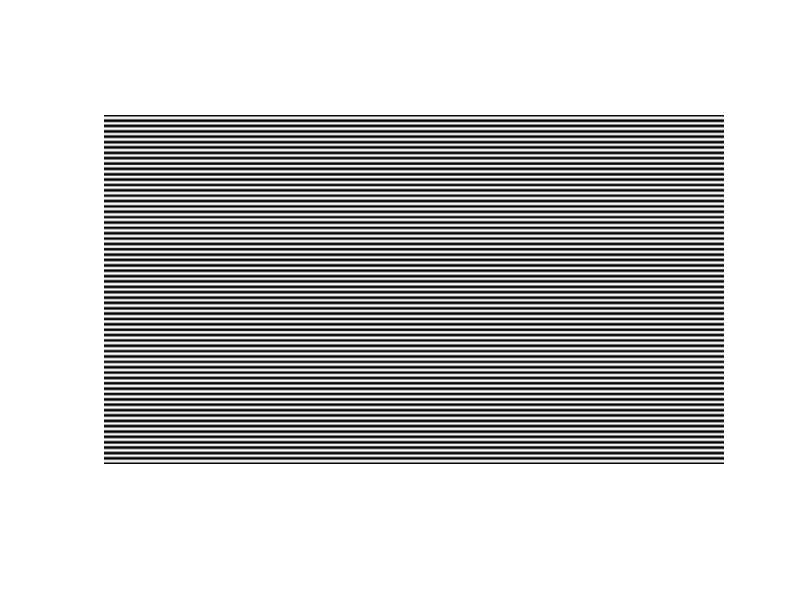
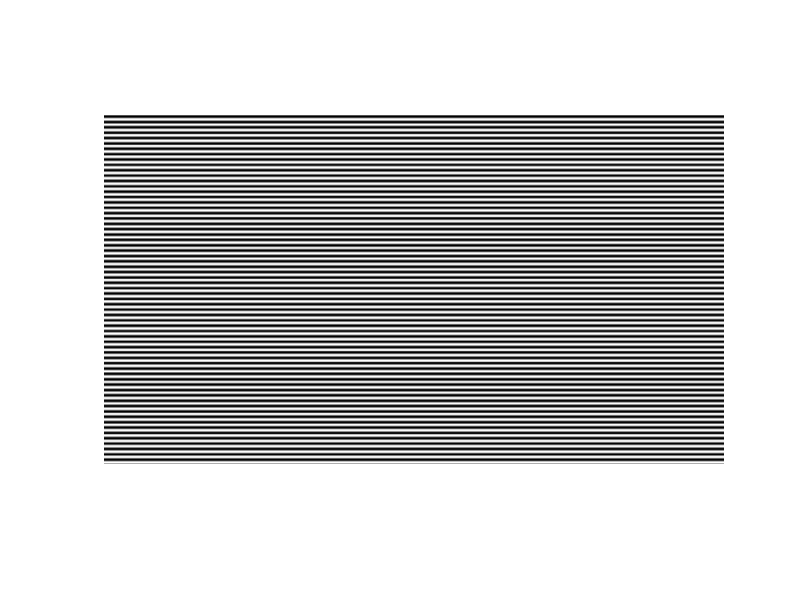

These figures' MATLAB source, in order: (Note: this script raises an error after producing the figures.)

clc; clear; close all;

dominio = 2*pi * 65;
pts = 1000; 

x = linspace(0, dominio, 1920);
y = linspace(0, dominio, 1080);
[Y, X] = meshgrid(x, y);



Z = sin(X+3*pi/2); 
Z_norm = (Z - min(Z(:))) / (max(Z(:)) - min(Z(:)));
Z_img = uint8(Z_norm .* 255);
imwrite(Z_img, 'franjas4.png');

figure;

imshow('franjas4.png');

%%

Z = sin(X+pi); 
Z_norm = (Z - min(Z(:))) / (max(Z(:)) - min(Z(:)));
Z_img = uint8(Z_norm .* 255);
imwrite(Z_img, 'franjas.png');

figure;
imshow('franjas.png');

%%

clc; clear; close all;

% Read the image
imgRGB = imread('1.png');

% Check the size of the image
disp(size(imgRGB)); % Should show [a, b, 3] for an RGB image

% Convert to grayscale
imgGray = rgb2gray(imgRGB);

% Display the grayscale image
figure;
imshow(imgGray);
title('Converted Grayscale Image');

% Display the size of the grayscale image
disp(size(imgGray)); % Should show [a, b]
